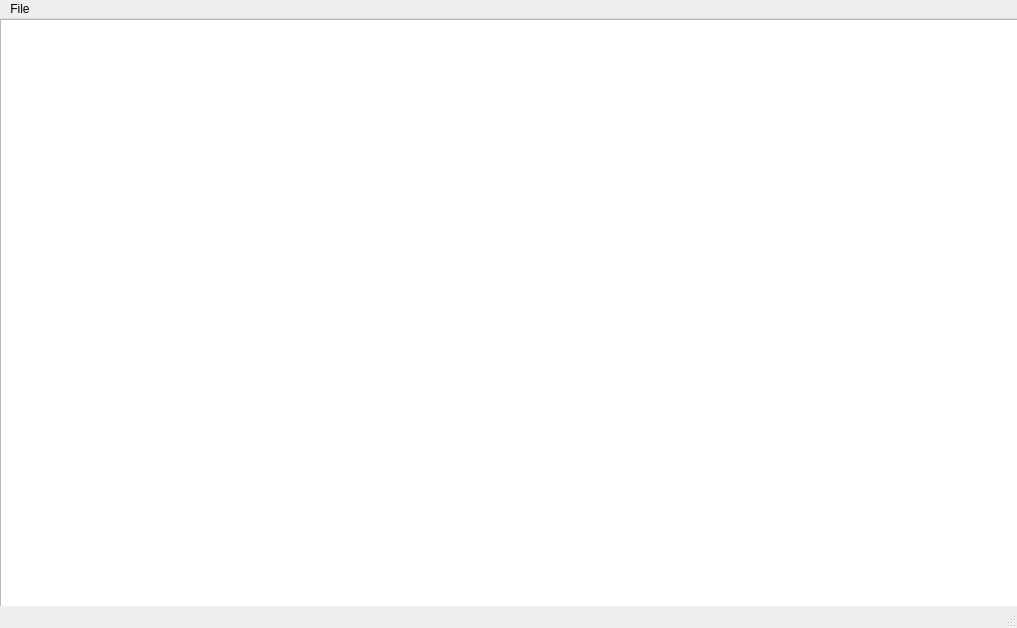
<?xml version="1.0" encoding="UTF-8"?>
<ui version="4.0">
 <class>MainWindow</class>
 <widget class="QMainWindow" name="MainWindow">
  <property name="geometry">
   <rect>
    <x>0</x>
    <y>0</y>
    <width>1017</width>
    <height>628</height>
   </rect>
  </property>
  <property name="minimumSize">
   <size>
    <width>398</width>
    <height>254</height>
   </size>
  </property>
  <property name="windowTitle">
   <string>NoteBlock</string>
  </property>
  <property name="styleSheet">
   <string notr="true"/>
  </property>
  <widget class="QWidget" name="centralwidget">
   <widget class="QPlainTextEdit" name="plainTextEdit">
    <property name="geometry">
     <rect>
      <x>0</x>
      <y>0</y>
      <width>1021</width>
      <height>601</height>
     </rect>
    </property>
    <property name="styleSheet">
     <string notr="true"/>
    </property>
   </widget>
  </widget>
  <widget class="QMenuBar" name="menubar">
   <property name="geometry">
    <rect>
     <x>0</x>
     <y>0</y>
     <width>1017</width>
     <height>25</height>
    </rect>
   </property>
   <widget class="QMenu" name="menuFile">
    <property name="title">
     <string>File</string>
    </property>
   </widget>
   <addaction name="menuFile"/>
  </widget>
  <widget class="QStatusBar" name="statusbar"/>
 </widget>
 <resources/>
 <connections/>
</ui>
